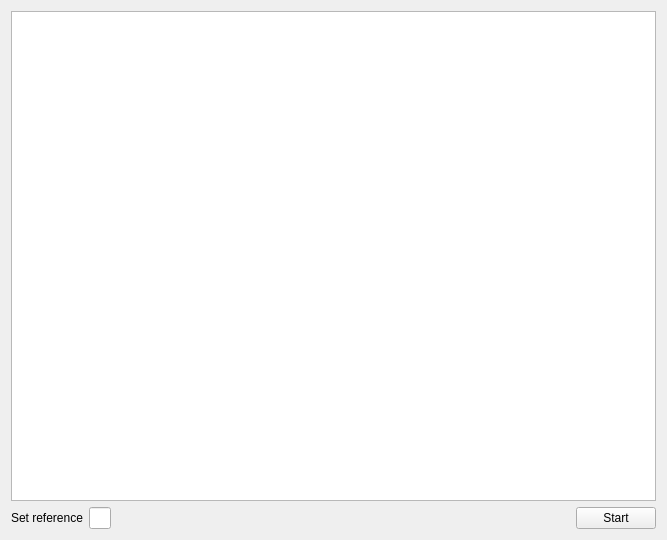
<?xml version="1.0" encoding="UTF-8"?>
<ui version="4.0">
 <class>Form</class>
 <widget class="QWidget" name="Form">
  <property name="geometry">
   <rect>
    <x>0</x>
    <y>0</y>
    <width>667</width>
    <height>540</height>
   </rect>
  </property>
  <property name="windowTitle">
   <string>Form</string>
  </property>
  <layout class="QGridLayout" name="gridLayout">
   <item row="1" column="0">
    <widget class="QLabel" name="label">
     <property name="text">
      <string>Set reference</string>
     </property>
    </widget>
   </item>
   <item row="1" column="1">
    <widget class="QLineEdit" name="lineEdit"/>
   </item>
   <item row="1" column="2">
    <spacer name="horizontalSpacer">
     <property name="orientation">
      <enum>Qt::Horizontal</enum>
     </property>
     <property name="sizeHint" stdset="0">
      <size>
       <width>560</width>
       <height>20</height>
      </size>
     </property>
    </spacer>
   </item>
   <item row="1" column="3">
    <widget class="QPushButton" name="startButton">
     <property name="text">
      <string>Start</string>
     </property>
    </widget>
   </item>
   <item row="0" column="0" colspan="4">
    <widget class="PlotWidget" name="graphicsView"/>
   </item>
  </layout>
 </widget>
 <customwidgets>
  <customwidget>
   <class>PlotWidget</class>
   <extends>QGraphicsView</extends>
   <header>pyqtgraph</header>
  </customwidget>
 </customwidgets>
 <resources/>
 <connections/>
</ui>
